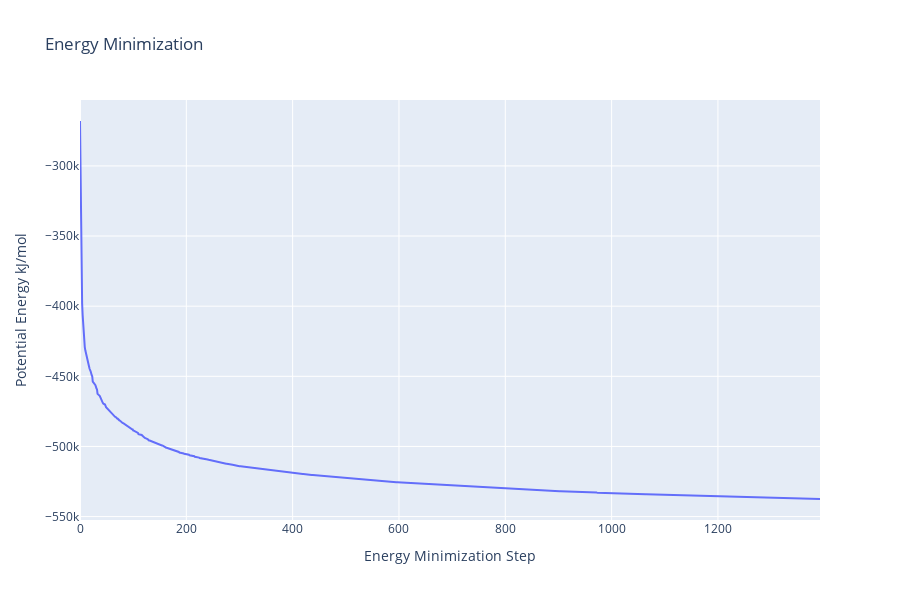

Notebook code for this chart:
### Code cell
if 'google.colab' in sys.modules: use_colab_plotly()

import plotly.graph_objs as go

#Read data from file and filter energy values higher than 1000 kJ/mol
with open(output_min_ene_xvg, 'r') as energy_file:
    x, y = zip(*[
        (float(line.split()[0]), float(line.split()[1]))
        for line in energy_file
        if not line.startswith(("#", "@"))
        if float(line.split()[1]) < 1000
    ])

# Create a scatter plot
fig = go.Figure(data=go.Scatter(x=x, y=y, mode='lines'))

# Update layout
fig.update_layout(title="Energy Minimization",
                  xaxis_title="Energy Minimization Step",
                  yaxis_title="Potential Energy kJ/mol",
                  height=600)

# Show the figure (renderer changes for colab and jupyter)
rend = 'colab' if 'google.colab' in sys.modules else ''
fig.show(renderer=rend)

if 'google.colab' in sys.modules: use_conda_env()

### Figure 1 — Plotly figure (JSON) as saved in the notebook; plotly's stock layout.template omitted (floating-point values rounded to 4 significant figures; data arrays with more than 128 entries replaced by an {"elided": "..."} marker saying what was removed)
{"data": [{"mode": "lines", "type": "scatter", "x": {"elided": "1102 int values"}, "y": {"elided": "1102 float values"}}], "layout": {"height": 600, "title": {"text": "Energy Minimization"}, "xaxis": {"title": {"text": "Energy Minimization Step"}}, "yaxis": {"title": {"text": "Potential Energy kJ/mol"}}}}
